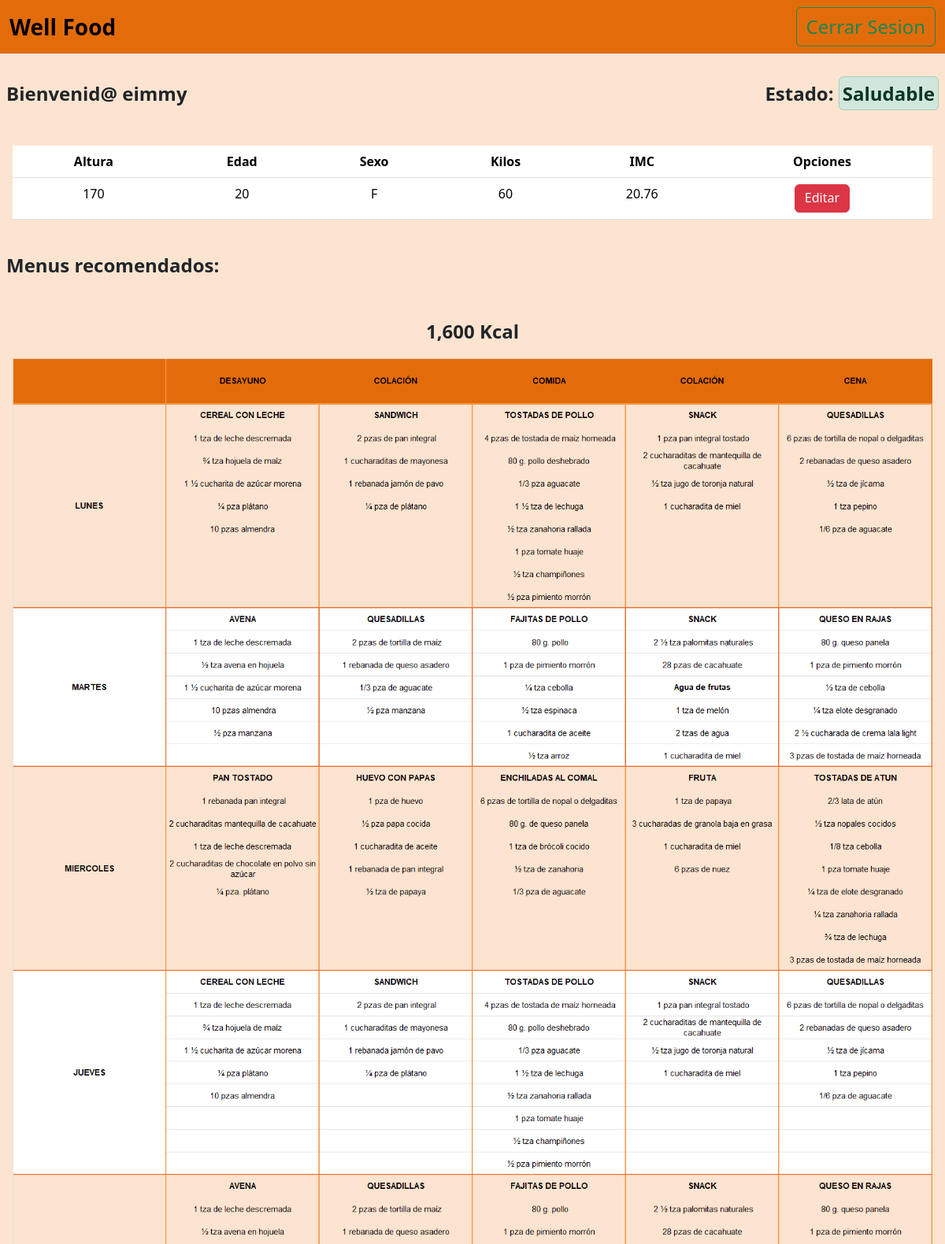
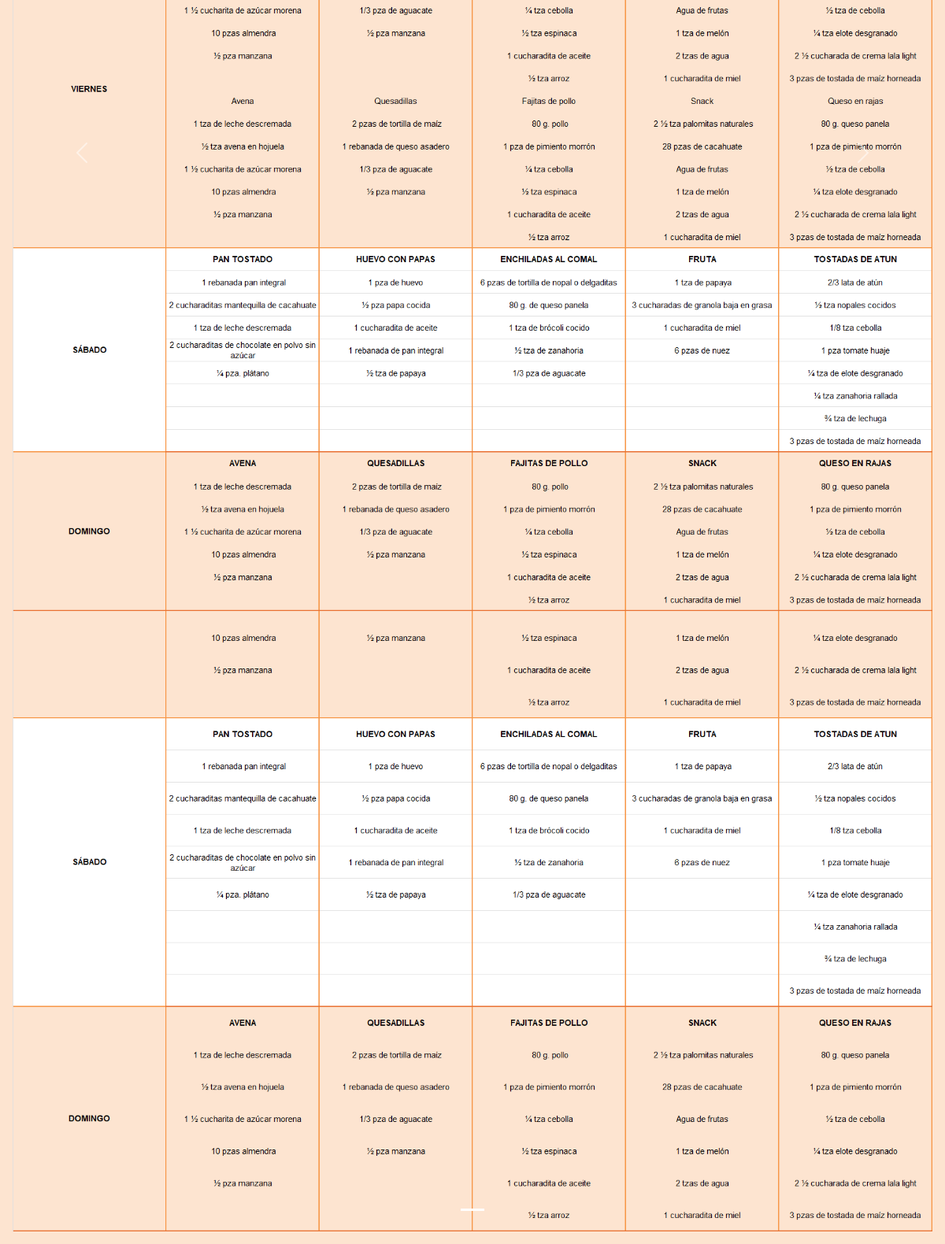
The app's page /dashboard (signed in) with its own data (2 pictures, top to bottom).
### tables this page shows
CREATE TABLE metric
( metric_id INTEGER PRIMARY KEY AUTOINCREMENT,
  user_id INTEGER,
  altura INTEGER NOT NULL,
  edad INTEGER NOT NULL,
  sexo VARCHAR(1) NOT NULL, kilos INTEGER NOT NULL,
  CONSTRAINT fk_users
    FOREIGN KEY (user_id)
    REFERENCES users(user_id)
);

### app.py (the view)
@app.route('/dashboard', methods=["GET", "POST"])
def dashboard():
  if 'user_id' in session:
    user = con.execute('SELECT * FROM users WHERE user_id = ?', (session['user_id'], )).fetchone()
    msg = 'Bienvenid@ '+user[1]
    metrics = con.execute('SELECT * FROM metric WHERE user_id = ?', (session['user_id'], )).fetchone()
    if metrics != None:
      imc = float((metrics[5]) / (metrics[2]/100)**2)
      if imc > 18.5 and imc < 24.9:
        oper = [0,"Saludable",metrics[4]]
      elif imc > 25 and imc < 29.9:
        oper = [1,"Sobrepeso",metrics[4]]
      elif imc > 30:
        oper = [2,"Obesidad",metrics[4]]
    if metrics == None:
      return redirect(url_for('info'))
    return render_template('dashboard.html', username=user[1], msg=msg, metrics=metrics, imc=("%.2f" % imc), oper=oper)
  return redirect(url_for('login'))

### templates/dashboard.html (shortened to what this page needs)
<!DOCTYPE html>
<html lang="en">
<head>
  <link rel="stylesheet" type="text/css" href="{{ url_for('static',filename='styles/styles.css') }}">
  <link href="https://cdn.jsdelivr.net/npm/bootstrap@5.3.3/dist/css/bootstrap.min.css" rel="stylesheet">
</head>
<body class="orange">
  <nav class="navbar title border-bottom border-body">
    <div class="container-fluid color-lightdark">
      <span class="navbar-brand mb-0 fs-3 fw-bold">Well Food</span>
      <form class="d-flex" role="button">
        <button type="button" class="fs-4 btn btn-outline-success" onclick="location.href='{{ url_for('home') }}'">Cerrar Sesion</button>
      </form>
    </div>
  </nav>
  <div class="d-flex justify-content-between p-2 fs-4 fw-bold">
    <div class="mt-4">{{ msg }}</div>
    {% if metrics != None %}
      {% if oper[1] == 'Saludable' %}
      <div class="mt-4">Estado: <span class="alert alert-success p-1">{{oper[1]}}</span> </div>
      {% endif %}
    {% endif %}
  </div>
  {% if metrics != None %}
    <div class="p-3 vh-30 mt-4 text-center">
      <table class="table">
        <thead class="">
          <tr class="">
            <th scope="col">Altura</th>
            <th scope="col">Edad</th>
            <th scope="col">Sexo</th>
            <th scope="col">Kilos</th>
            <th scope="col">IMC</th>
            <th scope="col">Opciones</th>
          </tr>
        </thead>
        <tbody class="">
          <tr class="">
            <td>{{ metrics[2] }}</td>
            <td>{{ metrics[3] }}</td>
            <td>{{ metrics[4] }}</td>
            <td>{{ metrics[5] }}</td>
            <td>{{ imc }}</td>
            <td>
              <a href="/dashboard/delete/{{ metrics.1 }}" class="btn btn-danger pt-1">Editar</a>
            </td>
          </tr>
        </tbody>
      </table>
    </div>
  {% endif %}
  <nav class="fs-4 fw-bold p-2"> Menus recomendados:</nav>
  {% if oper[0] == 0 %}
  <div class="orange p-3 vh-30 mt-4 text-center">
    <div id="carouselExampleIndicators" class="carousel slide">
      <div class="carousel-indicators">
        <button type="button" data-bs-target="#carouselExampleIndicators" data-bs-slide-to="0" class="active" aria-current="true" aria-label="Slide 1"></button>
      </div>
      <div class="carousel-inner">
        <div class="carousel-item active">
          <p class="fs-4 fw-bold">1,600 Kcal</p>
          <img src="/static/saludable/menu7.png" class="d-block w-100" alt="...">
        </div>
      </div>
      <button class="carousel-control-prev" type="button" data-bs-target="#carouselExampleIndicators" data-bs-slide="prev">
        <span class="carousel-control-prev-icon" aria-hidden="true"></span>
      </button>
      <button class="carousel-control-next" type="button" data-bs-target="#carouselExampleIndicators" data-bs-slide="next">
        <span class="carousel-control-next-icon" aria-hidden="true"></span>
      </button>
    </div>
  </div>
  {% endif %}
</body>
</html>

### static/styles/styles.css (style rules this page uses)
.orange { background-color: #FDE4D0; }
.title { background-color: #E36C0A; }

### records on screen
metric: altura "170", edad "20", sexo "F", kilos "60"

### other values on screen
{{ msg }} "Bienvenid@ eimmy"
{{ oper[1] }} "Saludable"
{{ imc }} "20.76"
